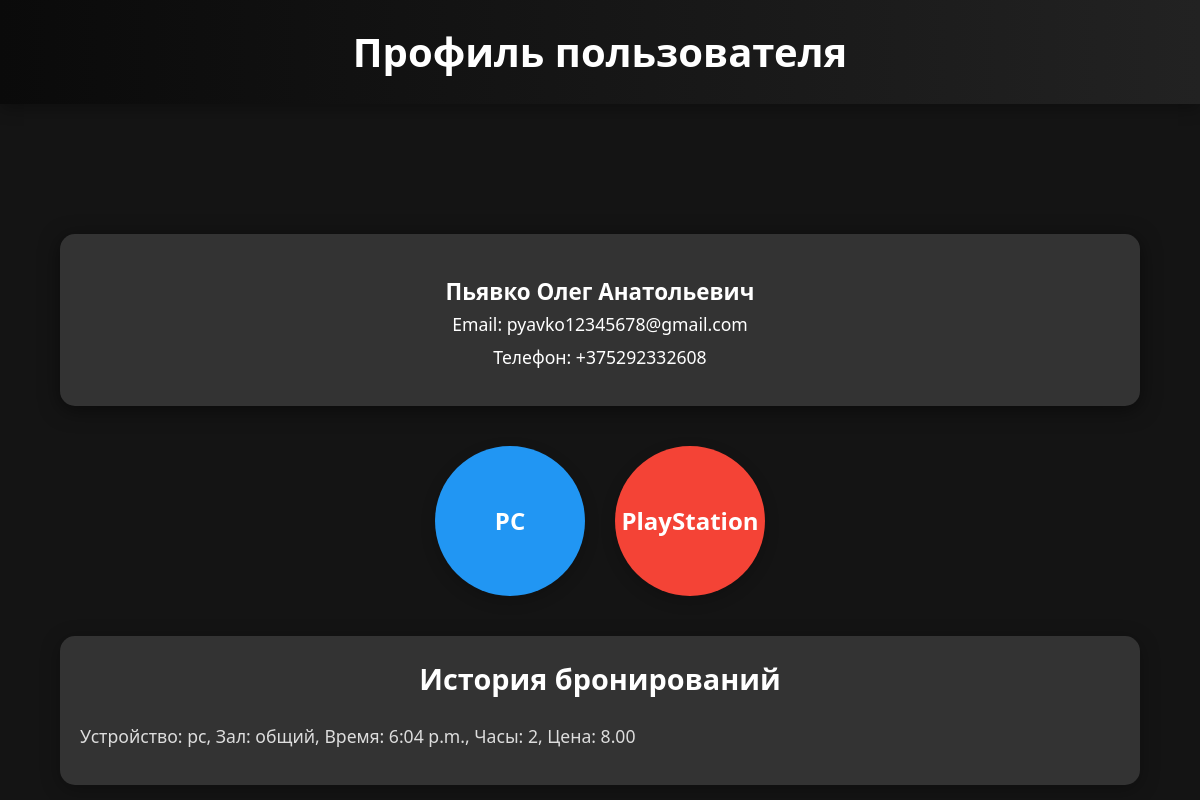
Page /user (signed in) on the committed database.
### main/models.py (models this page shows, shortened)
class AuthUser(models.Model):
    full_name = models.CharField(max_length=255, verbose_name="ФИО")
    phone_number = models.CharField(max_length=15, unique=True, verbose_name="Номер телефона")
    email = models.EmailField(unique=True, verbose_name="Электронная почта")
    password = models.CharField(max_length=255, verbose_name="Пароль")
    role = models.CharField(
        max_length=10,
        default='user',
        verbose_name="Роль"
    )

class Bookg(models.Model):
    user = models.ForeignKey(AuthUser, related_name='bookings', on_delete=models.CASCADE)
    device = models.CharField(max_length=255, verbose_name="Устройство")
    hall = models.CharField(max_length=255, verbose_name="Зал")
    booking_time = models.TimeField()
    hours = models.PositiveIntegerField()
    price = models.DecimalField(max_digits=6, decimal_places=2)

### main/views.py (the view, shortened to what this page needs)
# urls.py: path('user', views.user, name='user'),
def user(request):
    error = ''
    user_id = request.session.get('user_id')
    if user_id:
        user = AuthUser.objects.get(id=user_id)
    else:
        return redirect('auth')
    categories = TariffCategory.objects.prefetch_related('tariffs').all()
    bookings = user.bookings.all()  # Получаем все бронирования текущего пользователя
    form = BookingForm()
    context = {
        'form': form,
        'error': error,
        'categories': categories,
        'bookings': bookings,
        'user': user  # Передаем информацию о пользователе в контекст
    }
    return render(request, 'main/user.html', context)

### main/templates/main/user.html (shortened to what this page needs)
<!DOCTYPE html>
<html lang="ru">
<head>
</head>
<body>
    <header>
        Профиль пользователя
    </header>
    <main>
        <div class="container">
            <section class="profile">
                <div class="profile-info">
                    <div class="info">
                        <h3>{{user.full_name}}</h3>
                        <p>Email: {{user.email}}</p>
                        <p>Телефон: {{user.phone_number}}</p>
                    </div>
                </div>
            </section>
            <section class="selection">
                <div class="selection-container">
                    <div class="selection-btn pc" id="pcBtn">PC</div>
                    <div class="selection-btn playstation" id="playstationBtn">PlayStation</div>
                </div>
            </section>
            <section class="booking-history">
                <h3>История бронирований</h3>
                <ul id="historyList">
                     {% for booking in bookings %}
        <li>
            Устройство: {{ booking.device }}, Зал: {{ booking.hall }}, Время: {{ booking.booking_time }}, Часы: {{ booking.hours }}, Цена: {{ booking.price }}
        </li>
    {% empty %}
        <li>У вас нет бронирований.</li>
    {% endfor %}
                </ul>
            </section>
        </div>
    </main>
</body>
</html>

### main/templates/main/user.html (style rules this page uses)
* { margin: 0; padding: 0; box-sizing: border-box; }
body { font-family: 'Segoe UI', Tahoma, Geneva, Verdana, sans-serif; background: #141414; color: #fff; line-height: 1.6; }
header { background: linear-gradient(to right, #0a0a0a, #222); color: #fff; padding: 20px; text-align: center; font-size: 2.5rem; font-weight: bold; box-shadow: 0 5px 15px rgba(0, 0, 0, 0.3); }
main { padding-top: 80px; }
.container { width: 90%; max-width: 1200px; margin: 0 auto; }
.profile { background-color: #333; padding: 30px; border-radius: 15px; box-shadow: 0 4px 20px rgba(0, 0, 0, 0.5); margin-top: 50px; }
.profile-info { display: flex; justify-content: center; align-items: center; text-align: center; gap: 30px; }
.profile-info .info h3 { font-size: 1.4rem; margin-top: 10px; font-weight: bold; }
.profile-info .info p { font-size: 1.1rem; margin-bottom: 5px; }
.selection-container { margin-top: 40px; display: flex; justify-content: center; gap: 30px; }
.selection-btn { width: 150px; height: 150px; border-radius: 75px; display: flex; justify-content: center; align-items: center; font-size: 1.5rem; font-weight: bold; color: #fff; cursor: pointer; background: #555; transition: background 0.3s ease, transform 0.3s ease, box-shadow 0.3s ease; box-shadow: 0 5px 15px rgba(0, 0, 0, 0.2); }
.selection-btn.pc { background: #2196F3; }
.selection-btn.playstation { background: #f44336; }
.booking-history { margin-top: 40px; background-color: #333; padding: 20px; border-radius: 15px; box-shadow: 0 4px 20px rgba(0, 0, 0, 0.3); }
.booking-history h3 { text-align: center; font-size: 1.8rem; font-weight: bold; margin-bottom: 20px; }
.booking-history ul { list-style-type: none; padding: 0; }
.booking-history li { margin-bottom: 15px; font-size: 1.1rem; color: #ddd; }

### rows in the picture
AuthUser: full_name "Пьявко Олег Анатольевич", email "pyavko12345678@gmail.com", phone_number "+375292332608"
Bookg: device "pc", hall "общий", booking_time "6:04 p.m.", hours "2", price "8.00"
